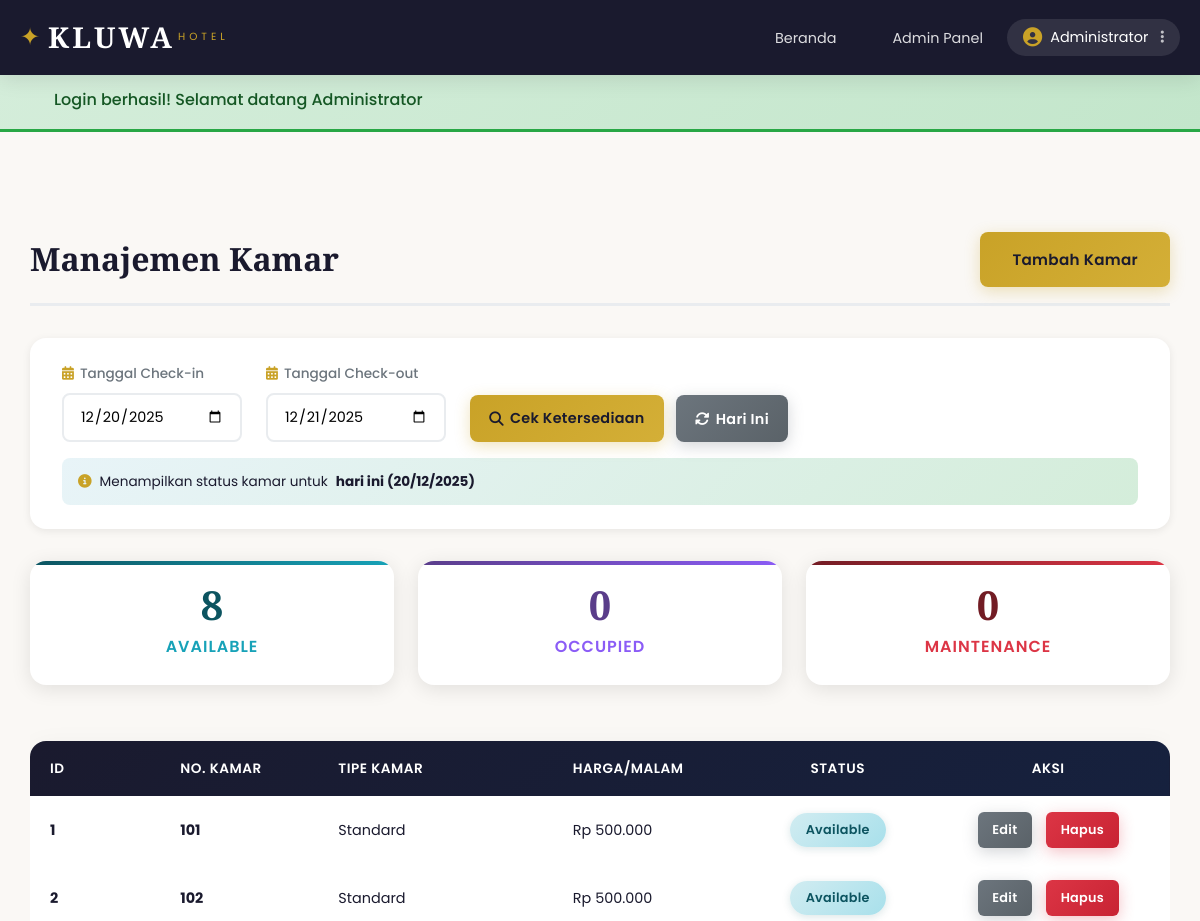
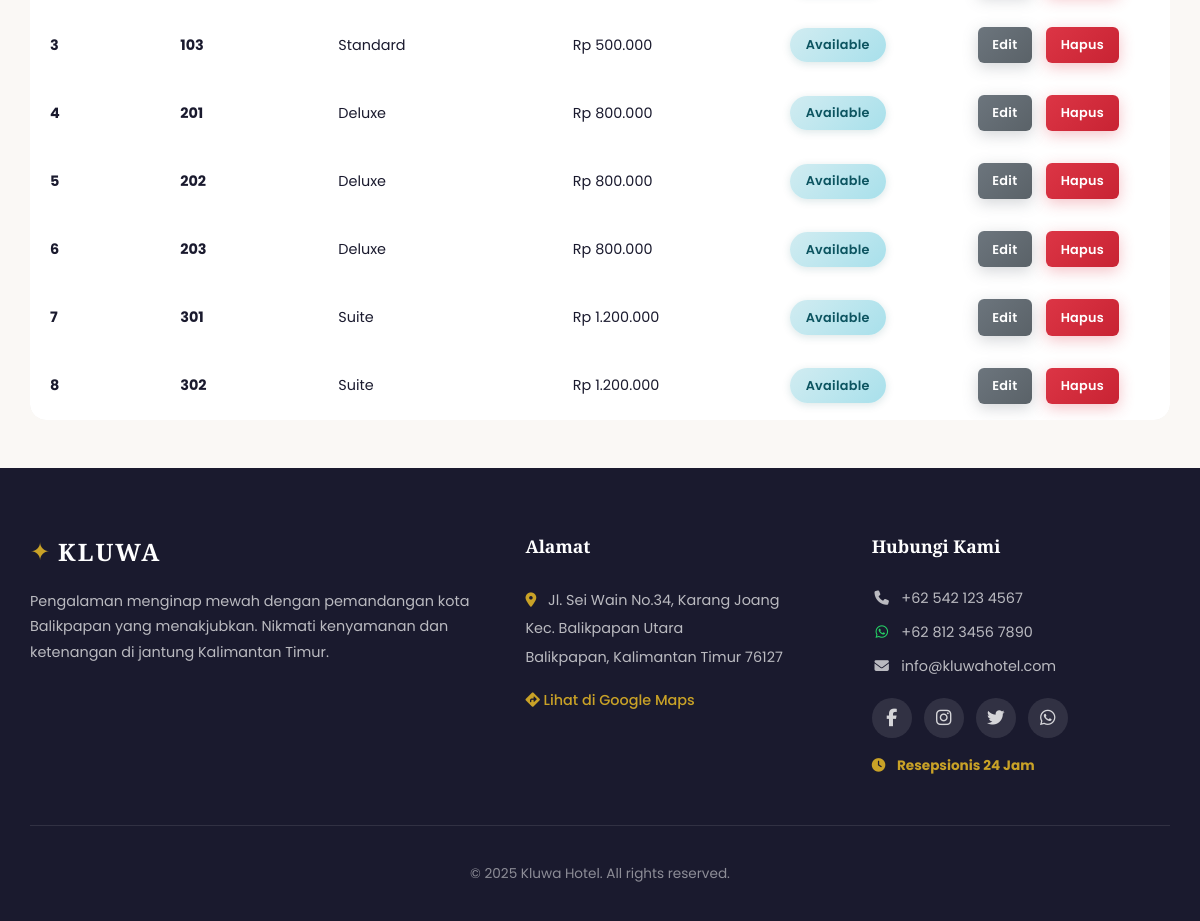
/index.php?route=admin/rooms (signed in), run on the app's committed database (2 pictures, top to bottom).
### tables this page shows
CREATE TABLE IF NOT EXISTS rooms (
    id INT PRIMARY KEY AUTO_INCREMENT,
    room_type_id INT NOT NULL,
    room_number VARCHAR(20) NOT NULL UNIQUE,
    status ENUM('Available', 'Maintenance') DEFAULT 'Available',
    created_at TIMESTAMP DEFAULT CURRENT_TIMESTAMP,
    FOREIGN KEY (room_type_id) REFERENCES room_types(id)
);

CREATE TABLE IF NOT EXISTS room_types (
    id INT PRIMARY KEY AUTO_INCREMENT,
    name VARCHAR(100) NOT NULL,
    price DECIMAL(12,2) NOT NULL,
    description TEXT,
    image VARCHAR(255),
    created_at TIMESTAMP DEFAULT CURRENT_TIMESTAMP
);

### controllers/BaseController.php (called while the page is built, shortened)
<?php
class BaseController {
    public function __construct() {
        $database = new Database();
        $this->db = $database->getConnection();
    }
    protected function view($viewPath, $data = []) {
        extract($data);
        include 'views/layouts/header.php';
        include "views/{$viewPath}.php";
        include 'views/layouts/footer.php';
    }
}
?>

### controllers/AdminController.php (called while the page is built, shortened)
<?php
class AdminController extends BaseController {
    private $roomModel;
    public function __construct() {
        $this->roomModel = new Room_model($this->db);
    }
    public function rooms() {
        $startDate = isset($_GET['start_date']) ? $_GET['start_date'] : null;
        $endDate = isset($_GET['end_date']) ? $_GET['end_date'] : null;
        if ($startDate && $endDate) {
            $rooms = $this->roomModel->getAllWithDateRange($startDate, $endDate);
        } else {
            $rooms = $this->roomModel->getAll();
        }
        $this->view('admin/rooms', [
            'rooms' => $rooms,
            'startDate' => $startDate,
            'endDate' => $endDate
        ]);
    }
}
?>

### helpers.php (called while the page is built, shortened)
<?php
function e($value) {
    return htmlspecialchars($value, ENT_QUOTES, 'UTF-8');
}
function formatRupiah($number) {
    return "Rp " . number_format($number, 0, ',', '.');
}
function formatDate($date) {
    return date('d/m/Y', strtotime($date));
}
function url($route = '', $params = []) {
    $base = dirname($_SERVER['SCRIPT_NAME']);
    if ($base === '/' || $base === '\\') $base = '';
    $url = $base . '/index.php' . ($route ? '?route=' . $route : '');
    foreach ($params as $key => $value) {
        $url .= '&' . $key . '=' . urlencode($value);
    }
    return $url;
}
?>

### config/koneksi.php (called while the page is built)
<?php
class Database {
    private $host = "localhost";
    private $db_name = "kluwa_hotel";
    private $username = "root";
    private $password = "";
    public function getConnection() {
        try {
            $conn = new PDO(
                "mysql:host={$this->host};dbname={$this->db_name}",
                $this->username,
                $this->password,
                [PDO::ATTR_ERRMODE => PDO::ERRMODE_EXCEPTION]
            );
            $conn->exec("SET NAMES utf8");
            return $conn;
        } catch(PDOException $e) {
            die("Connection Error: " . $e->getMessage());
        }
    }
}
?>

### models/Room_model.php (called while the page is built, shortened)
<?php
class Room_model {
    protected $db;
    public function __construct($db) {
        $this->db = $db;
    }
    public function getAll() {
        $today = date('Y-m-d');
        return $this->getAllWithDateRange($today, $today);
    }
    public function getAllWithDateRange($startDate, $endDate) {
        $sql = "
            SELECT r.*,
                   rt.name as room_type_name,
                   rt.price,
                   CASE
                       WHEN r.status = 'Maintenance' THEN 'Maintenance'
                       WHEN EXISTS (
                           SELECT 1 FROM bookings b
                           WHERE b.room_id = r.id
                           AND b.status = 'Confirmed'
                           AND (
                               (b.check_in_date <= ? AND b.check_out_date > ?)
                               OR (b.check_in_date < ? AND b.check_out_date >= ?)
                               OR (b.check_in_date >= ? AND b.check_out_date <= ?)
                           )
                       ) THEN 'Occupied'
                       ELSE 'Available'
                   END as display_status
            FROM rooms r
            INNER JOIN room_types rt ON r.room_type_id = rt.id
            ORDER BY r.room_number ASC
        ";
        $stmt = $this->db->prepare($sql);
        $stmt->execute([$startDate, $startDate, $endDate, $endDate, $startDate, $endDate]);
        $rooms = $stmt->fetchAll(PDO::FETCH_ASSOC);
        return $rooms;
    }
}
?>

### views/admin/rooms.php (the view, shortened to what this page needs)
<div class="container">
    <div class="page-header">
        <h2>Manajemen Kamar</h2>
        <a href="<?php echo url('admin/roomForm'); ?>" class="btn btn-primary">Tambah Kamar</a>
    </div>
    <div class="filter-card">
        <form method="GET" action="<?php echo url('admin/rooms'); ?>" class="filter-form">
            <div class="filter-row">
                <div class="filter-group">
                    <label for="start_date"><i class="fas fa-calendar-alt"></i> Tanggal Check-in</label>
                    <input type="date" name="start_date" id="start_date"
                           value="<?php echo e($startDate ?? date('Y-m-d')); ?>">
                </div>
                <div class="filter-group">
                    <label for="end_date"><i class="fas fa-calendar-alt"></i> Tanggal Check-out</label>
                    <input type="date" name="end_date" id="end_date"
                           value="<?php echo e($endDate ?? date('Y-m-d', strtotime('+1 day'))); ?>">
                </div>
                <div class="filter-actions">
                    <button type="submit" class="btn btn-primary"><i class="fas fa-search"></i> Cek Ketersediaan</button>
                    <a href="<?php echo url('admin/rooms'); ?>" class="btn btn-secondary"><i class="fas fa-sync-alt"></i> Hari Ini</a>
                </div>
            </div>
        </form>
        <?php if (isset($startDate) && isset($endDate)): ?>
            <div class="filter-info">
                <i class="fas fa-info-circle"></i>
                Menampilkan status kamar untuk periode <strong><?php echo formatDate($startDate); ?></strong> sampai <strong><?php echo formatDate($endDate); ?></strong>
            </div>
        <?php else: ?>
            <div class="filter-info">
                <i class="fas fa-info-circle"></i>
                Menampilkan status kamar untuk <strong>hari ini (<?php echo formatDate(date('Y-m-d')); ?>)</strong>
            </div>
        <?php endif; ?>
    </div>
    <?php if (!empty($rooms)): ?>
        <?php
            $availableCount = count(array_filter($rooms, fn($r) => $r['status'] === 'Available'));
            $occupiedCount = count(array_filter($rooms, fn($r) => $r['status'] === 'Occupied'));
            $maintenanceCount = count(array_filter($rooms, fn($r) => $r['status'] === 'Maintenance'));
        ?>
        <div class="room-status-summary">
            <div class="summary-item summary-available">
                <span class="summary-count"><?php echo $availableCount; ?></span>
                <span class="summary-label">Available</span>
            </div>
            <div class="summary-item summary-occupied">
                <span class="summary-count"><?php echo $occupiedCount; ?></span>
                <span class="summary-label">Occupied</span>
            </div>
            <div class="summary-item summary-maintenance">
                <span class="summary-count"><?php echo $maintenanceCount; ?></span>
                <span class="summary-label">Maintenance</span>
            </div>
        </div>
        <div class="table-responsive">
            <table class="data-table">
                <thead>
                    <tr>
                        <th style="width: 60px;">ID</th>
                        <th style="width: 120px;">No. Kamar</th>
                        <th style="width: 180px;">Tipe Kamar</th>
                        <th style="width: 150px;">Harga/Malam</th>
                        <th style="width: 120px; text-align: center;">Status</th>
                        <th style="width: 160px; text-align: center;">Aksi</th>
                    </tr>
                </thead>
                <tbody>
                    <?php foreach ($rooms as $room): ?>
                        <tr>
                            <td><strong><?php echo $room['id']; ?></strong></td>
                            <td><strong><?php echo e($room['room_number']); ?></strong></td>
                            <td><?php echo e($room['room_type_name']); ?></td>
                            <td><?php echo formatRupiah($room['price']); ?></td>
                            <td style="text-align: center;">
                                <span class="status-badge status-<?php echo strtolower($room['status']); ?>">
                                    <?php echo e($room['status']); ?>
                                </span>
                            </td>
                            <td>
                                <div class="table-actions">
                                    <a href="<?php echo url('admin/roomForm', ['id' => $room['id']]); ?>"
                                       class="btn btn-small btn-secondary">Edit</a>
                                    <a href="<?php echo url('admin/deleteRoom', ['id' => $room['id']]); ?>"
                                       class="btn btn-small btn-danger"
                                       onclick="return confirm('Yakin ingin menghapus kamar ini?')">Hapus</a>
                                </div>
                            </td>
                        </tr>
                    <?php endforeach; ?>
                </tbody>
            </table>
        </div>
    <?php else: ?>
        <p class="no-data">Belum ada kamar.</p>
    <?php endif; ?>
</div>

### data on the page
rooms: id "1", room_number "101", room_type.name "Standard", room_type.price "Rp 500.000", status "Available"
rooms: id "2", room_number "102", room_type.name "Standard", room_type.price "Rp 500.000", status "Available"
rooms: id "3", room_number "103", room_type.name "Standard", room_type.price "Rp 500.000", status "Available"
rooms: id "4", room_number "201", room_type.name "Deluxe", room_type.price "Rp 800.000", status "Available"
rooms: id "5", room_number "202", room_type.name "Deluxe", room_type.price "Rp 800.000", status "Available"
rooms: id "6", room_number "203", room_type.name "Deluxe", room_type.price "Rp 800.000", status "Available"
rooms: id "7", room_number "301", room_type.name "Suite", room_type.price "Rp 1.200.000", status "Available"
rooms: id "8", room_number "302", room_type.name "Suite", room_type.price "Rp 1.200.000", status "Available"

### other printed values
$_SESSION['user_name'] "Administrator"
$flash['message'] "Login berhasil! Selamat datang Administrator"
$availableCount "8"
$occupiedCount "0"
$maintenanceCount "0"
